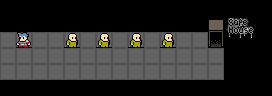

Rendered tile map (Tiled .tmx) drawn with the repository's tilesets; below, a short description and the map source with its tile grids summarised:
An orthogonal 17x6 tile map with 16x16 px tiles, 3 tile layers (bg, placement, fg).

<map version="1.0" orientation="orthogonal" width="17" height="6" tilewidth="16" tileheight="16">
 <properties>
  <property name="info" value="0,0,As you pick up more survivors,\nthey will all follow you;13,0,The longer the chain you bring to\nthe safehouse, the more points you get;7,6,If you bump into your chain,\nthe survivors will scatter.\nTry it!;" />
  <property name="safe" value="13,2" />
  <property name="tutorial" value="true" />
 </properties>
 <tileset firstgid="1" name="ztown" tilewidth="16" tileheight="16">
  <image source="ztown.png" width="256" height="295" />
 </tileset>
 <layer name="bg" width="17" height="6">
  <data>[102 cells, 102 non-empty, 3 distinct tile ids]</data>
 </layer>
 <layer name="placement" width="17" height="6">
  <data>[102 cells, 5 non-empty, 2 distinct tile ids]</data>
 </layer>
 <layer name="fg" width="17" height="6">
  <data>[102 cells, 5 non-empty, 5 distinct tile ids]</data>
 </layer>
</map>